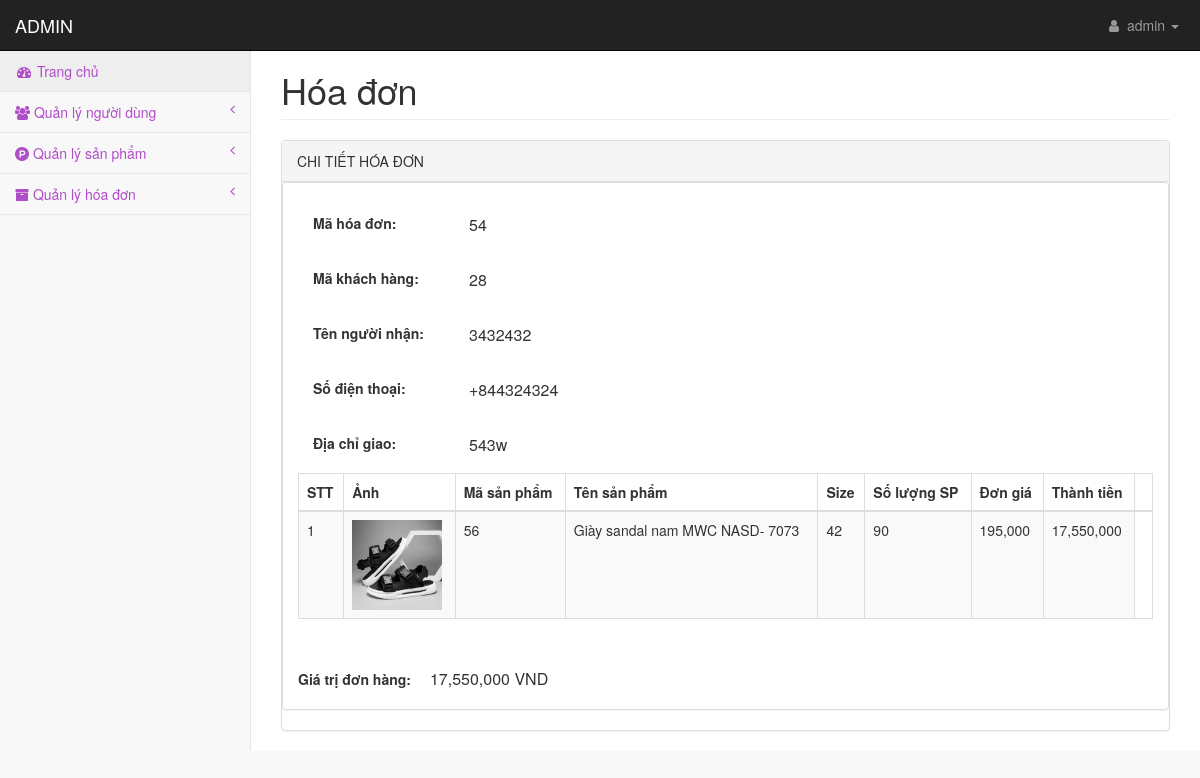
Screenshot of /admin/pages/chitiethoadon.php?maHoaDon=54 (signed in) with the database file from the repository.
### tables this page shows
CREATE TABLE `tbl_chitiethoadon` (
  `idHD` int(11) NOT NULL,
  `maHoaDon` int(11) NOT NULL,
  `tenNguoiNhan` varchar(255) NOT NULL,
  `sdtKH` int(11) NOT NULL,
  `ghiChu` varchar(255) NOT NULL,
  `maSP` int(11) NOT NULL,
  `tenSP` varchar(255) NOT NULL,
  `soLuongSP` int(11) NOT NULL,
  `sizeSP` int(11) NOT NULL,
  `giaSP` int(11) NOT NULL,
  `mieuTaSP` varchar(255) NOT NULL,
  `hinhAnhSP` varchar(255) NOT NULL,
  `diachi` varchar(255) NOT NULL
);

CREATE TABLE `tbl_hoadon` (
  `maHoaDon` int(11) NOT NULL,
  `maKhachHang` int(11) NOT NULL,
  `ngayDat` date NOT NULL,
  `giaTriHD` int(11) NOT NULL
);

### admin/lib/database.php (called while the page is built, shortened)
<?php
Class Database{
   public $host   = DB_HOST;
   public $user   = DB_USER;
   public $pass   = DB_PASS;
   public $dbname = DB_NAME;
   public $link;
private function connectDB(){
   $this->link = new mysqli($this->host, $this->user, $this->pass,
    $this->dbname);
 }
public function select($query){
  $result = $this->link->query($query) or
   die($this->link->error.__LINE__);
  if($result->num_rows > 0){
    return $result;
  } else {
    return false;
  }
 }
}

### admin/classes/hoadon.php (called while the page is built, shortened)
<?php
    require_once '../lib/database.php';
?>
<?php
    class hoadon
    {
        private $db;
        public function __construct()
        {
            $this->db = new Database();
        }
        public function show_chitiethoadon($id)
        {
            $query = "SELECT * FROM tbl_hoadon, tbl_chitiethoadon WHERE tbl_hoadon.maHoaDon = tbl_chitiethoadon.maHoaDon AND tbl_hoadon.maHoaDon = '$id' ";
            $result = $this->db->select($query);
            return $result;
        }
        public function show_chitiethoadon2($id)
        {
            $query="SELECT *,sum(`soLuongSP`) FROM `tbl_chitiethoadon` WHERE `maHoaDon`='$id' and `soLuongSP`>0 GROUP BY `maSP`";
            $result = $this->db->select($query);
            return $result;
        }
    }
?>

### admin/pages/chitiethoadon.php (the view, shortened to what this page needs)
<?php
    include 'header.php';
?>
<?php  include_once '../classes/hoadon.php' ?>
<?php
    $hoadon = new hoadon();
    if (!isset($_GET['maHoaDon']) || $_GET['maHoaDon'] == ''){
        echo "<script>'window.location = 'orders.php'</script>";
    }else{
        $id = $_GET['maHoaDon'];
        $infoHD = $hoadon->show_chitiethoadon($id);
    }
?>
            <div id="page-wrapper">
                <div class="container-fluid">
                    <div class="row">
                        <div class="col-lg-12">
                            <h1 class="page-header" >Hóa đơn</h1>
                        </div>
                    </div>
                    <div class="row">
                        <div class="col-lg-12">
                            <div class="panel panel-default">
                                <div class="panel-heading">
                                    CHI TIẾT HÓA ĐƠN
                                </div>
                                <div class="panel panel-default">
                        <div class="panel-body">
                            <?php
                                $resultHD = $infoHD->fetch_assoc();
                             ?>
                            <form action="" method="POST" enctype="multipart/form-data" name="formUser" onsubmit="return validationForm()">
                                <table style="width: 100%;">
                                <tr>
                                    <td class="tabLabel">
                                        <label class="labelAddProduct">Mã hóa đơn:  </label>
                                    </td>
                                    <td>
                                       <h5 style="font-size: 16px;"><?php echo $resultHD['maHoaDon'] ?></h5>
                                    </td>
                                </tr>
                                <tr>
                                    <td class="tabLabel">
                                        <label class="labelAddProduct">Mã khách hàng: </label>
                                    </td>
                                    <td>
                                        <h5 style="font-size: 16px;"><?php echo $resultHD['maKhachHang'] ?></h5>
                                    </td>
                                </tr>
                                <tr>
                                    <td class="tabLabel">
                                        <label class="labelAddProduct">Tên người nhận:</label>
                                    </td>
                                    <td>
                                        <h5 style="font-size: 16px;"><?php echo $resultHD['tenNguoiNhan'] ?></h5>
                                    </td>
                                </tr>
                                <tr>
                                    <td class="tabLabel">
                                        <label class="labelAddProduct">Số điện thoại: </label>
                                    </td>
                                    <td>
                                       <h5 style="font-size: 16px;">+84<?php echo $resultHD['sdtKH'] ?></h5>
                                    </td>
                                </tr>
                                <tr>
                                    <td class="tabLabel">
                                        <label class="labelAddProduct">Địa chỉ giao: </label>
                                    </td>
                                    <td>
                                        <h5 style="font-size: 16px;"><?php echo $resultHD['diachi'] ?></h5>
                                    </td>
                                </tr>
                                <tr>
                                <div class="table-responsive">
                                        <table class="table table-striped table-bordered table-hover" id="dataTables-example">
                                            <thead>
                                                <tr>
                                                    <th>STT</th>
                                                    <th>Ảnh</th>
                                                    <th>Mã sản phẩm</th>
                                                    <th>Tên sản phẩm</th>
                                                    <th>Size</th>
                                                    <th>Số lượng SP</th>
                                                    <th>Đơn giá</th>
                                                    <th>Thành tiền</th>
                                                     <th></th>
                                                </tr>
                                            </thead>
                                            <tbody>
                                                <?php
                                                $infoHD2 = $hoadon->show_chitiethoadon2($id);
                                                        $i = 0;
                                                        while ($resultSPHD = $infoHD2->fetch_assoc()){
                                                               $i++;
                                                ?>
                                                <tr class="odd gradeX">
                                                    <td><?php echo $i; ?></td>
                                                    <td><img src="uploads/<?php echo $resultSPHD['hinhAnhSP']; ?>" width="90"></td>
                                                    <td><?php echo $resultSPHD['maSP']; ?></td>
                                                    <td><?php echo $resultSPHD['tenSP']; ?></td>
                                                    <td><?php echo $resultSPHD['sizeSP']; ?></td>
                                                    <td><?php echo $resultSPHD['sum(`soLuongSP`)']; ?></td>
                                                    <td><?php echo number_format($resultSPHD['giaSP']); ?></td>
                                                    <?php
                                                        $thanhtien = $resultSPHD['sum(`soLuongSP`)'] * $resultSPHD['giaSP'];
                                                    ?>
                                                    <td><?php echo number_format($thanhtien); ?></td>
                                                    <?php
                                                    }
                                                    ?>
                                                </tr>
                                            </tbody>
                                        </table>
                                </div>
                                </tr>
                                <tr>
                                    <td class="tabLabel">
                                        <label class="labelAddProduct">Giá trị đơn hàng: </label>
                                    </td>
                                    <td>
                                        <span style="font-size: 16px;"><?php echo number_format($resultHD['giaTriHD']) ?> VND</span>
                                    </td>
                                 </table>
                            </form>
                         </div>
                            </div>
                        </div>
                    </div>
                                </div>
                            </div>
                        </div>
                    </div>
    </body>
</html>

### admin/css/style.css (style rules this page uses)
.labelAddProduct { font-size: 14px; padding: 15px; }
td.tabLabel { width: 20%; }

### admin/css/startmin.css (style rules this page uses)
body { background-color: #f8f8f8; }
#page-wrapper { padding-top: 30px; min-height: 568px; background-color: #fff; }
@media (min-width:768px) { #page-wrapper { position: inherit; margin-left: 250px; padding: 30px 15px 0 15px; border-left: 1px solid #e7e7e7; } }

### rows the page displays
tbl_chitiethoadon: maHoaDon "54", tenNguoiNhan "3432432", sdtKH "4324324", diachi "543w", hinhAnhSP (picture), maSP "56", tenSP "Giày sandal nam MWC NASD- 7073", sizeSP "42", sum "90", giaSP "195,000", thanhtien "17,550,000"
tbl_hoadon: maKhachHang "28", giaTriHD "17,550,000"

### other values shown
Session::get('tenNguoiQuanTri') "admin"
